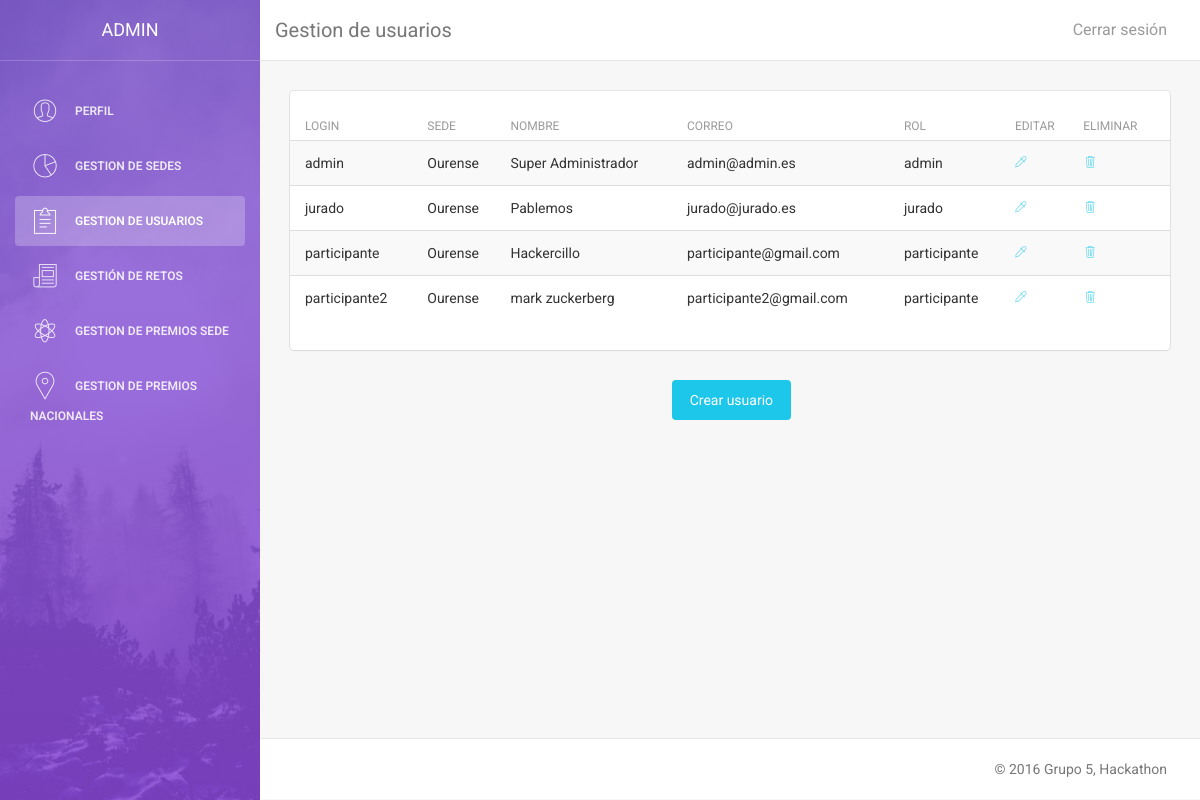
/vistas/admin/a_usuarios.php (signed in), run on an earlier commit of the app's database.
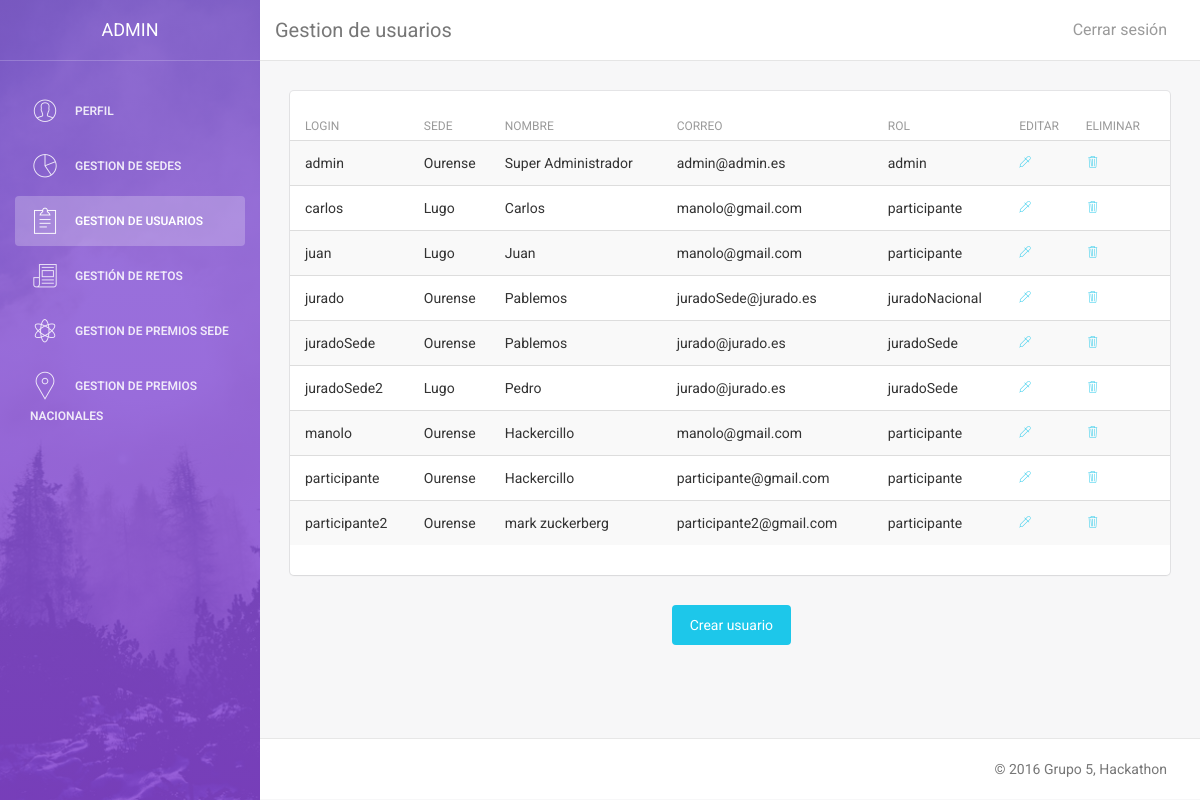
And on a later commit of the database.
### tables this page shows
CREATE TABLE IF NOT EXISTS Usuario (
  `idUsuario` VARCHAR(50) NOT NULL,
  `Sede_idSede` VARCHAR(50) NOT NULL,
  `Nombre` VARCHAR(50) NOT NULL,
  `Password` VARCHAR(300) NOT NULL,
  `Email` VARCHAR(50) NOT NULL,
  `Idioma` ENUM('esp', 'eng') NOT NULL DEFAULT 'esp',
  `Equipo_idEquipo` VARCHAR(50) DEFAULT NULL,
  `Rol` ENUM('admin', 'juradoNacional', 'juradoSede', 'participante') DEFAULT 'participante',
   PRIMARY KEY (`idUsuario`),
  CONSTRAINT `fk_Usuario_Sede`
    FOREIGN KEY (`Sede_idSede`)
    REFERENCES Sede(`idSede`)
    ON DELETE CASCADE
    ON UPDATE CASCADE,
  CONSTRAINT `fk_Usuario_Equipo`
    FOREIGN KEY (`Equipo_idEquipo`)
    REFERENCES Equipo(`idEquipo`)
    ON DELETE CASCADE
    ON UPDATE CASCADE);

### modelo/esp.php (called while the page is built, shortened)
<?php
$idioma["aceptar"] = "Aceptar";
$idioma["cancelar"] = "Cancelar";
$idioma["editar"] = "Editar";
$idioma["eliminar"] = "Eliminar";
$idioma["volver"] = "Volver";
$idioma["crear"] = "Crear";
$idioma["modificar"] = "Modificar";
$idioma["cerrar"] = "Cerrar sesión";
$idioma["si"] = "SI";
$idioma["no"] = "NO";
$idioma["ver"] = "Ver";
$idioma["add"] = "Añadir";
$idioma['perfil'] = "Perfil";
$idioma['editar_perfil'] = "Editar perfil";
$idioma['eliminar_perfil'] = "Eliminar mi cuenta";
$idioma['rol'] = "Rol";
$idioma['idioma'] = "Idioma";
$idioma['nueva_pass'] = "Nueva contraseña";
$idioma["login_introduccion"] = "Bienvenido a la pagina del Hackaton.";
$idioma["login_introduccion2"] = "El mayor evento de retos del mundo";
$idioma["login_logueate"] = "Logueate en nuestro sitio";
$idioma["login_introduzca"] = "Introduzca su usario y contraseña para entrar:";
$idioma["login_usuario"] = "Usuario";
$idioma["login_pass"] = "Contraseña";
$idioma["login_aceptar"] = "Entra!";
$idioma["login_registrar"] = "Regístrate";
$idioma["login_or"] = "o si no...";
$idioma["login_visita"] = "Mira los retos";
$idioma["login_retos"] = "Retos";
$idioma['login_frase_retos'] = "Haz click en los retos para ver su descripcion";
$idioma['volver_login'] = "Volver al login";
$idioma['crear_reto'] = "¡Crea un reto!";
$idioma["registro_introduccion"] = "Bienvenido a la pagina del Hackaton.";
$idioma["registro_introduccion2"] = "El mayor evento de retos del mundo";
$idioma["registro_registrate"] = "Regístrate en nuestro sitio";
$idioma["registro_introduzca"] = "Rellena los campos para regístrarte:";
$idioma["registro_usuario"] = "Usuario";
$idioma["registro_sede"] = "Sede";
$idioma["registro_nombre"] = "Nombre";
$idioma["registro_pass"] = "Contraseña";
$idioma["registro_email"] = "Correo";
$idioma["registro_equipo"] = "Equipo";
$idioma["registro_aceptar"] = "Regístrate";
$idioma["registro_volver"] = "Volver";
$idioma["reto_introduce"] = "Completa los siguientes campos";
$idioma["gestion_retos"] = "Gestión de retos";
$idioma["retoSi"] = "Retos aceptados";
$idioma["retoNo"] = "Retos no aceptados";
$idioma["reto_nombre"] = "Nombre del reto";
$idioma["reto_descripcion"] = "Descripción";
$idioma["reto_aceptado"] = "Aceptado";
$idioma["reto_crear"] = "Crear reto";
$idioma["reto_modificar"] = "Modificar reto";
$idioma['retos'] = "Retos";
$idioma['reto_eliminar'] = "Eliminar reto";
$idioma["gestion_sedes"] = "Gestion de sedes";
$idioma["nueva_sede"] = "Nueva Sede";
$idioma["id_Sede"] = "Introduzca Ubicación";
$idioma["nombre_sede"] = "Nombre de sede";
$idioma["eliminar_sede"] = "Eliminar sede";
?>

### modelo/model_usuario.php (called while the page is built, shortened)
<?php
include_once 'connect_DB.php';
class Usuario {
    public function listar(){
        $db = new Database();
        $sqlUsuario = $db->consulta("SELECT * FROM Usuario");
        $arrayUsuario = array();
        while ($row_usuario = mysqli_fetch_assoc($sqlUsuario))
            $arrayUsuario[] = $row_usuario;
        return $arrayUsuario;
    }
}
?>

### modelo/connect_DB.php (called while the page is built, shortened)
<?php
class Database {
    var $conexion;
    public function __construct($host="localhost",$user="admin_hackaton",
                                $pass="iu", $db="et1_hackaton"){
        $this->conexion = mysqli_connect($host, $user, $pass, $db);
    }
    public function consulta($sentencia){
        return mysqli_query($this->conexion,$sentencia);
    }
}
?>

### vistas/admin/a_usuarios.php (the view, shortened to what this page needs)
<!doctype html>
<html lang="en">
    <?php
    include_once('../../controladores/ctrl_permisos.php');
    $includeIdioma = permisos("admin", "../../");
    include_once '../../modelo/model_usuario.php';
    $usuario = new Usuario();
    $usuarios = $usuario->listar();
    ?>
    <body>
        <div class="wrapper">
            <?php include_once '../Sidebars/a_sidebar.php'; a_sidebar('', '', 'class="active"', '', '', '');?>
            <div class="main-panel">
                <nav class="navbar navbar-default navbar-fixed">
                    <div class="container-fluid">
                        <div class="navbar-header">
                            <a class="navbar-brand" href="#"><?php echo $idioma["gestion_usuarios"]; ?></a>
                        </div>
                        <div class="collapse navbar-collapse">
                            <ul class="nav navbar-nav navbar-right">
                                <li>
                                    <a href="../../controladores/ctrl_log_out.php">
                                        <?php echo $idioma["cerrar"]; ?>
                                    </a>
                                </li>
                            </ul>
                        </div>
                    </div>
                </nav>
                <div class="content">
                    <div class="container-fluid">
                        <div class="row">
                            <div class="col-md-12">
                                <div class="card">
                                    <div class="content table-responsive table-full-width">
                                        <table class="table table-hover table-striped">
                                            <thead>
                                                <th>Login</th>
                                                <th><?php echo $idioma["registro_sede"]; ?></th>
                                                <th><?php echo $idioma["registro_nombre"]; ?></th>
                                                <th><?php echo $idioma["registro_email"]; ?></th>
                                                <th><?php echo $idioma["rol"]; ?></th>
                                                <th><?php echo $idioma["editar"]; ?></th>
                                                <th><?php echo $idioma["eliminar"]; ?></th>
                                            </thead>
                                            <tbody>
                                                <?php foreach ($usuarios as $u){ ?>
                                                <tr>
                                                    <td><?php echo $u['idUsuario'];?></td>
                                                    <td><?php echo $u['Sede_idSede'];?></td>
                                                    <td><?php echo $u['Nombre'];?></td>
                                                    <td><?php echo $u['Email'];?></td>
                                                    <td><?php echo $u['Rol'];?></td>
                                                    <td><a href="a_usu_mod.php?usu=<?php echo $u['idUsuario'];?>"><i class="pe-7s-eyedropper"></i></a></td>
                                                    <td><a href="a_usu_del.php?usu=<?php echo $u['idUsuario'];?>"><i class="pe-7s-trash"></i></a></td>
                                                </tr>
                                                <?php }?>
                                            </tbody>
                                        </table>
                                    </div>
                                </div>
                            </div>
                        </div>
                        <div class="col-md-2 col-md-offset-5">
                            <a class="boton btn btn-info btn-fill" href="a_usu_nuevo.php"><?php echo $idioma["nuevo_usu"]; ?></a>
                        </div>
                    </div>
                </div>
                <footer class="footer">
                    <div class="container-fluid">
                        <p class="copyright pull-right"> &copy; 2016 Grupo 5, Hackathon</p>
                    </div>
                </footer>
            </div>
        </div>
    </body>
</html>

### controladores/ctrl_permisos.php (shortened to what this page needs)
<?php
function permisos ($rol, $ruta){
	if(!$_SESSION){
		header('Location:' .$ruta. 'vistas/login.php');
	}
	else{
		if (!isset($_SESSION["rol"])){
			header('Location:' .$ruta. 'vistas/login.php');
		}
		else if (($_SESSION["rol"] != $rol) && ($_SESSION["login_usuario"] != 'test')){
			header('location:' .$ruta. 'vistas/menu.php');
		}
		else {
			include_once '' .$ruta. 'vistas/headers.php';
			if(!$_SESSION["idioma"]){
				$includeIdioma = $ruta."modelo/esp.php";
				return $includeIdioma;
			}
			else{
				$includeIdioma = $ruta."modelo/".$_SESSION['idioma'].".php";
				return $includeIdioma;
			};
		}
    }
}
?>

### vistas/headers.php (shortened to what this page needs)
<head>
    <link href="../../css/nuestro.css" rel="stylesheet" />
    <link href="../../light-template/css/bootstrap.min.css" rel="stylesheet" />
    <link href="../../light-template/css/animate.min.css" rel="stylesheet"/>
    <link href="../../light-template/css/light-bootstrap-dashboard.css" rel="stylesheet"/>
    <link href="../../light-template/css/demo.css" rel="stylesheet" />
    <link href="http://maxcdn.bootstrapcdn.com/font-awesome/4.2.0/css/font-awesome.min.css" rel="stylesheet">
    <link href="../../light-template/css/pe-icon-7-stroke.css" rel="stylesheet" />
</head>

### vistas/Sidebars/a_sidebar.php (shortened to what this page needs)
<?php function a_sidebar($perfil, $sedes, $usuarios, $retos, $ps, $pn){
    $lang = $_SESSION['idioma'];
    if($lang == "esp"){
        include "../../modelo/esp.php";
    }else{
        include "../../modelo/eng.php";
    }
?>
    <div class="sidebar" data-color="purple" data-image="../../light-template/img/sidebar-5.jpg">
        <div class="sidebar-wrapper">
            <div class="logo" >
                <a href="#" class="simple-text">
                    ADMIN
                </a>
            </div>
            <ul class="nav">
                <li <?php echo $perfil;?> >
                    <a href="../Sidebars/perfil.php">
                        <i class="pe-7s-user"></i>
                        <p><?php echo $idioma['perfil']; ?></p>
                    </a>
                </li>
                <li <?php echo $sedes;?>>
                    <a href="../admin/a_menu.php">
                        <i class="pe-7s-graph"></i>
                        <p><?php echo $idioma["gestion_sedes"]; ?></p>
                    </a>
                </li>
                <li <?php echo $usuarios;?>>
                    <a href="../admin/a_usuarios.php">
                        <i class="pe-7s-note2"></i>
                        <p><?php echo $idioma["gestion_usuarios"]; ?></p>
                    </a>
                </li>
                <li <?php echo $retos;?>>
                    <a href="../admin/a_retos.php">
                        <i class="pe-7s-news-paper"></i>
                        <p><?php echo $idioma["gestion_retos"]; ?></p>
                    </a>
                </li>
                <li <?php echo $ps;?>>
                    <a href="../admin/a_ps.php">
                        <i class="pe-7s-science"></i>
                        <p><?php echo $idioma["gestion_premios_sede"]; ?></p>
                    </a>
                </li>
                <li <?php echo $pn;?>>
                    <a href="../admin/a_pn.php">
                        <i class="pe-7s-map-marker"></i>
                        <p><?php echo $idioma["gestion_premios_nacionales"]; ?></p>
                    </a>
                </li>
            </ul>
        </div>
    </div>
<?php }?>

### css/nuestro.css (style rules this page uses)
.boton { text-decoration: none; color: white; }

What changed in the data, as far as the page shows it:
added usuario: idUsuario "carlos", Sede_idSede "Lugo", Nombre "Carlos", Email "manolo@gmail.com", Rol "participante"
added usuario: idUsuario "juan", Sede_idSede "Lugo", Nombre "Juan", Email "manolo@gmail.com", Rol "participante"
changed usuario "jurado": Email "jurado@jurado.es" → "juradoSede@jurado.es"; Rol "jurado" → "juradoNacional"
added usuario: idUsuario "juradoSede", Sede_idSede "Ourense", Nombre "Pablemos", Email "jurado@jurado.es", Rol "juradoSede"
added usuario: idUsuario "juradoSede2", Sede_idSede "Lugo", Nombre "Pedro", Email "jurado@jurado.es", Rol "juradoSede"
added usuario: idUsuario "manolo", Sede_idSede "Ourense", Nombre "Hackercillo", Email "manolo@gmail.com", Rol "participante"
